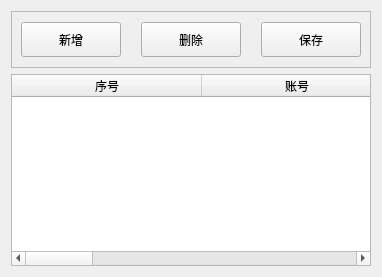
        <widget class="QWidget" name="userPage">
         <layout class="QGridLayout" name="gridLayout_27">
          <item row="0" column="0">
           <widget class="QFrame" name="frame3">
            <property name="frameShape">
             <enum>QFrame::StyledPanel</enum>
            </property>
            <property name="frameShadow">
             <enum>QFrame::Raised</enum>
            </property>
            <layout class="QHBoxLayout" name="horizontalLayout_110">
             <property name="spacing">
              <number>20</number>
             </property>
             <property name="topMargin">
              <number>10</number>
             </property>
             <property name="bottomMargin">
              <number>10</number>
             </property>
             <item>
              <widget class="QPushButton" name="addUserBtn">
               <property name="minimumSize">
                <size>
                 <width>100</width>
                 <height>35</height>
                </size>
               </property>
               <property name="maximumSize">
                <size>
                 <width>100</width>
                 <height>35</height>
                </size>
               </property>
               <property name="text">
                <string>新增</string>
               </property>
              </widget>
             </item>
             <item>
              <widget class="QPushButton" name="deleteUserBtn">
               <property name="minimumSize">
                <size>
                 <width>100</width>
                 <height>35</height>
                </size>
               </property>
               <property name="maximumSize">
                <size>
                 <width>100</width>
                 <height>35</height>
                </size>
               </property>
               <property name="text">
                <string>删除</string>
               </property>
              </widget>
             </item>
             <item>
              <widget class="QPushButton" name="saveUserBtn">
               <property name="minimumSize">
                <size>
                 <width>100</width>
                 <height>35</height>
                </size>
               </property>
               <property name="maximumSize">
                <size>
                 <width>100</width>
                 <height>35</height>
                </size>
               </property>
               <property name="text">
                <string>保存</string>
               </property>
              </widget>
             </item>
            </layout>
           </widget>
          </item>
          <item row="1" column="0">
           <widget class="QTableWidget" name="userTable">
            <property name="alternatingRowColors">
             <bool>false</bool>
            </property>
            <property name="selectionMode">
             <enum>QAbstractItemView::SingleSelection</enum>
            </property>
            <property name="selectionBehavior">
             <enum>QAbstractItemView::SelectRows</enum>
            </property>
            <property name="textElideMode">
             <enum>Qt::ElideNone</enum>
            </property>
            <property name="rowCount">
             <number>0</number>
            </property>
            <attribute name="horizontalHeaderDefaultSectionSize">
             <number>190</number>
            </attribute>
            <attribute name="horizontalHeaderStretchLastSection">
             <bool>true</bool>
            </attribute>
            <attribute name="verticalHeaderVisible">
             <bool>false</bool>
            </attribute>
            <column>
             <property name="text">
              <string>序号</string>
             </property>
            </column>
            <column>
             <property name="text">
              <string>账号</string>
             </property>
            </column>
            <column>
             <property name="text">
              <string>密码</string>
             </property>
            </column>
            <column>
             <property name="text">
              <string>角色</string>
             </property>
            </column>
            <column>
             <property name="text">
              <string>是否可用</string>
             </property>
            </column>
           </widget>
          </item>
         </layout>
        </widget>
